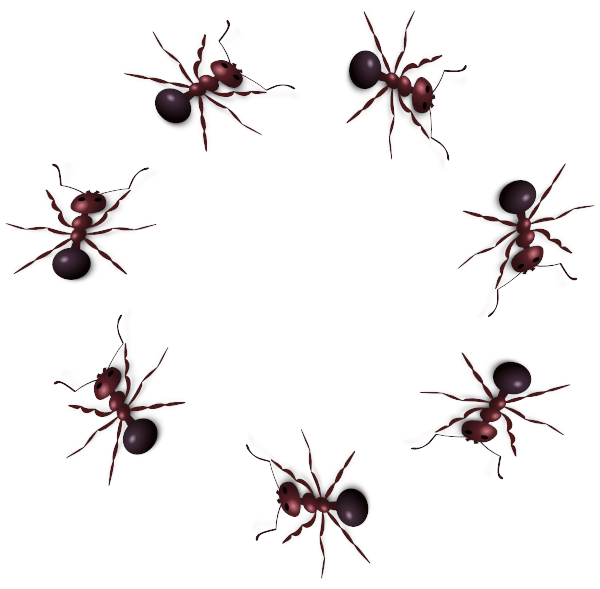
#> input picture Programacion en Python/Examenes Python/ants.png, 600 x 589 px
$ python ordinario2019.py
#> lines starting #> are read from the running program, lines starting #| are printed output that depends on the picture; after the words box and inside, x2 and y2 are one past the last pixel; in counts of white or black regions, pixels touching at a corner belong together
from matplotlib.pyplot import imshow,show
from imageio import imread

img = imread('ants.png')
#> img is the input picture: shape (589, 600, 3); mean R, G, B 241.8, 239.7, 240
def rgb_to_grayscale(img):
    height, width, channels = img.shape
    for x in range(height):
        for y in range(width):
            #0.299 R + 0.587 G + 0.114 B
            R,G, B = img[x,y]
            I = R*0.299+G*0.587+B*0.144
            img[x, y, 0] = I
            img[x, y, 1] = I
            img[x, y, 2] = I
    imshow(img)
    return show()

def filtro_binario(img, umbral):
#> called with umbral = (127, 127, 127)
    height, width, channels = img.shape
#> height = 589; width = 600; channels = 3
    for x in range(height):
        for y in range(width):
            if tuple(img[x, y]) <= umbral:
                img[x, y] = [255,255,255]
            else:
                img[x, y] = [0,0,0]
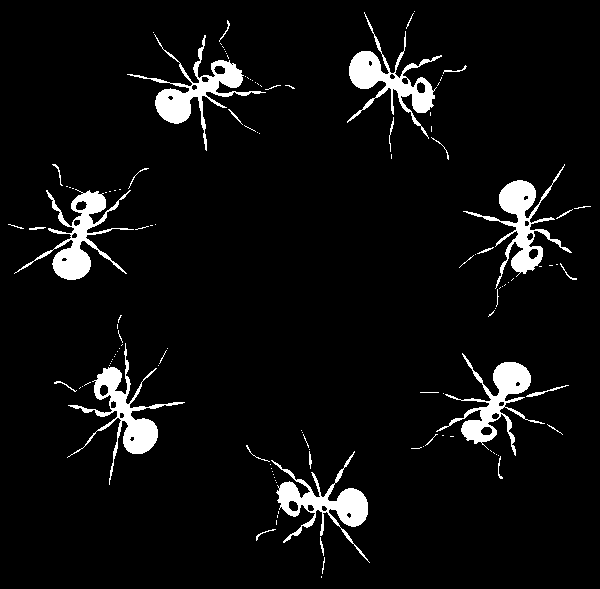
#> img: shape (589, 600, 3); 5.7% white; 123 white regions (92 under 20 px), largest, box (x1, y1, x2, y2) and area: (67, 343, 185, 485) 2782, (127, 34, 266, 151) 2749, (14, 189, 134, 280) 2732
    imshow(img)
    return show()

print(filtro_binario(img, (127,127,127)))
#| None
